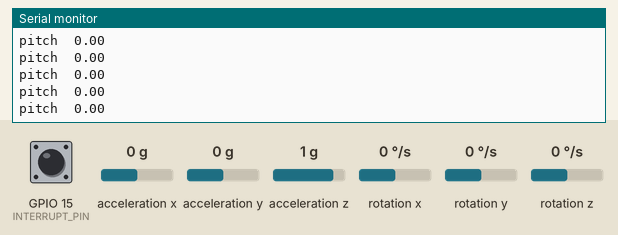
This sketch was run on a simulated ESP32. Parts: the last lines printed to the serial monitor. The test bench sets the inputs (shaded band); at power-on: acceleration x 0 g, GPIO 15 (INTERRUPT_PIN) LOW, acceleration y 0 g, acceleration z 1 g, rotation x 0 °/s, rotation y 0 °/s, rotation z 0 °/s. The sensor or clock chip raises its interrupt line as the real part does.

Above: at 1.7 s.
1.8 s: acceleration x set to -1.4 g
At 2.49 s:
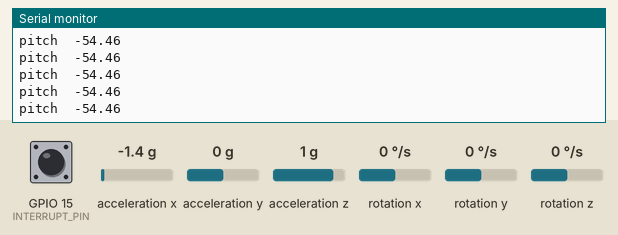
3.3 s: acceleration x set to -0.8 g
At 3.79 s:
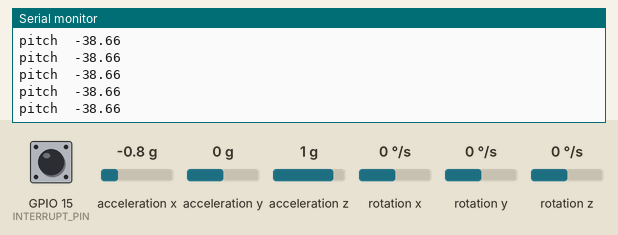
Timing chart, 0 to 6.3 s (numbered marks = the images above; inputs shaded):
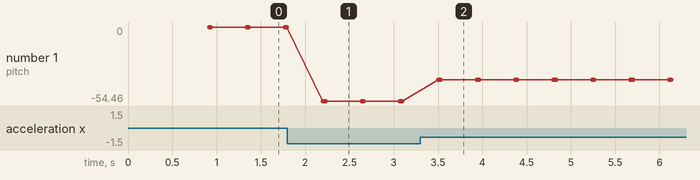

The sketch:

unibalance_dmp_test.ino
```cpp
// I2Cdev and MPU6050 must be installed as libraries, or else the .cpp/.h files
// for both classes must be in the include path of your project
#include "I2Cdev.h"
#include "MPU6050_6Axis_MotionApps20.h"
#include "Wire.h"

MPU6050 mpu;

#define INTERRUPT_PIN 15  // use pin 2 on Arduino Uno & most boards

#define LED_PIN 2

#define SDA_PIN 4 //D2
#define SCL_PIN 5 //D1

// MPU control/status vars
bool dmpReady = false;  // set true if DMP init was successful
uint8_t mpuIntStatus;   // holds actual interrupt status byte from MPU
uint8_t devStatus;      // return status after each device operation (0 = success, !0 = error)
uint16_t packetSize;    // expected DMP packet size (default is 42 bytes)
uint16_t fifoCount;     // count of all bytes currently in FIFO
uint8_t fifoBuffer[64]; // FIFO storage buffer

// orientation/motion vars
Quaternion q;           // [w, x, y, z]         quaternion container
VectorFloat gravity;    // [x, y, z]            gravity vector
float ypr[3];           // [yaw, pitch, roll]   yaw/pitch/roll container and gravity vector

// ================================================================
// ===               INTERRUPT DETECTION ROUTINE                ===
// ================================================================

volatile bool mpuInterrupt = false;     // indicates whether MPU interrupt pin has gone high
void dmpDataReady() {
    mpuInterrupt = true;
}


// ================================================================
// ===                      INITIAL SETUP                       ===
// ================================================================

void setup() {
    Wire.begin(SDA_PIN, SCL_PIN);
    Wire.setClock(400000); // 400kHz I2C clock. Comment this line if having compilation difficulties

    Serial.begin(115200);
    while (!Serial); // wait for Leonardo enumeration, others continue immediately

    // initialize device
    Serial.println(F("Initializing I2C devices..."));
    mpu.initialize();
    pinMode(INTERRUPT_PIN, INPUT);

    // verify connection
    Serial.println(F("Testing device connections..."));
    Serial.println(mpu.testConnection() ? F("MPU6050 connection successful") : F("MPU6050 connection failed"));

    // load and configure the DMP
    Serial.println(F("Initializing DMP..."));
    devStatus = mpu.dmpInitialize();

    // supply your own gyro offsets here, scaled for min sensitivity
    mpu.setXAccelOffset(-1700);
    mpu.setYAccelOffset(617);
    mpu.setZAccelOffset(1243);
    mpu.setXGyroOffset(104);
    mpu.setYGyroOffset(-26);
    mpu.setZGyroOffset(10);

    // make sure it worked (returns 0 if so)
    if (devStatus == 0) {
        // turn on the DMP, now that it's ready
        Serial.println(F("Enabling DMP..."));
        mpu.setDMPEnabled(true);

        // enable Arduino interrupt detection
        Serial.println(F("Enabling interrupt detection (Arduino external interrupt 0)..."));
        attachInterrupt(digitalPinToInterrupt(INTERRUPT_PIN), dmpDataReady, RISING);
        mpuIntStatus = mpu.getIntStatus();

        // set our DMP Ready flag so the main loop() function knows it's okay to use it
        Serial.println(F("DMP ready! Waiting for first interrupt..."));
        dmpReady = true;

        // get expected DMP packet size for later comparison
        packetSize = mpu.dmpGetFIFOPacketSize();
    } else {
        // ERROR!
        // 1 = initial memory load failed
        // 2 = DMP configuration updates failed
        // (if it's going to break, usually the code will be 1)
        Serial.print(F("DMP Initialization failed (code "));
        Serial.print(devStatus);
        Serial.println(F(")"));
    }

}


// ================================================================
// ===                    MAIN PROGRAM LOOP                     ===
// ================================================================

void loop() {
    // if programming failed, don't try to do anything
    if (!dmpReady) return;

    // wait for MPU interrupt or extra packet(s) available
    while (!mpuInterrupt && fifoCount < packetSize) {
        // other program behavior stuff here
        // .
        // .
        // .
        // if you are really paranoid you can frequently test in between other
        // stuff to see if mpuInterrupt is true, and if so, "break;" from the
        // while() loop to immediately process the MPU data
        // .
        // .
        // .
    }

    // reset interrupt flag and get INT_STATUS byte
    mpuInterrupt = false;
    mpuIntStatus = mpu.getIntStatus();

    // get current FIFO count
    fifoCount = mpu.getFIFOCount();

    // check for overflow (this should never happen unless our code is too inefficient)
    if ((mpuIntStatus & 0x10) || fifoCount == 1024) {
        // reset so we can continue cleanly
        mpu.resetFIFO();
        Serial.println(F("FIFO overflow!"));

    // otherwise, check for DMP data ready interrupt (this should happen frequently)
    } else if (mpuIntStatus & 0x02) {
        // wait for correct available data length, should be a VERY short wait
        while (fifoCount < packetSize) fifoCount = mpu.getFIFOCount();

        // read a packet from FIFO
        mpu.getFIFOBytes(fifoBuffer, packetSize);

        // track FIFO count here in case there is > 1 packet available
        // (this lets us immediately read more without waiting for an interrupt)
        fifoCount -= packetSize;

        // display Euler angles in degrees
        mpu.dmpGetQuaternion(&q, fifoBuffer);
        mpu.dmpGetGravity(&gravity, &q);
        mpu.dmpGetYawPitchRoll(ypr, &q, &gravity);
        Serial.print("pitch\t");
        Serial.println(ypr[1] * 180/M_PI);

    }
}
```

Measured:
- after the input at 1.8 s, the serial monitor: prints a new line after 0.40 s (image 1)
- after the input at 3.3 s, the serial monitor: prints a new line after 0.20 s (image 2)
- plotted number 1: 0 → -54.46 after the input at 1.8 s, -54.46 → -38.66 after the input at 3.3 s
